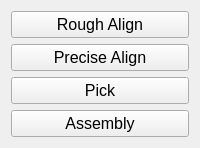
             <widget class="QWidget" name="ManualButtonsPage">
              <property name="styleSheet">
               <string notr="true"/>
              </property>
              <layout class="QVBoxLayout" name="verticalLayout_20">
               <item>
                <widget class="QPushButton" name="RoughAlignButton">
                 <property name="sizePolicy">
                  <sizepolicy hsizetype="Minimum" vsizetype="Preferred">
                   <horstretch>0</horstretch>
                   <verstretch>0</verstretch>
                  </sizepolicy>
                 </property>
                 <property name="font">
                  <font>
                   <pointsize>12</pointsize>
                  </font>
                 </property>
                 <property name="styleSheet">
                  <string notr="true"/>
                 </property>
                 <property name="text">
                  <string>Rough Align</string>
                 </property>
                 <property name="checkable">
                  <bool>false</bool>
                 </property>
                </widget>
               </item>
               <item>
                <widget class="QPushButton" name="PreciseAlignButton">
                 <property name="sizePolicy">
                  <sizepolicy hsizetype="Minimum" vsizetype="Preferred">
                   <horstretch>0</horstretch>
                   <verstretch>0</verstretch>
                  </sizepolicy>
                 </property>
                 <property name="font">
                  <font>
                   <pointsize>12</pointsize>
                  </font>
                 </property>
                 <property name="styleSheet">
                  <string notr="true"/>
                 </property>
                 <property name="text">
                  <string>Precise Align</string>
                 </property>
                </widget>
               </item>
               <item>
                <widget class="QPushButton" name="PickButton">
                 <property name="sizePolicy">
                  <sizepolicy hsizetype="Minimum" vsizetype="Preferred">
                   <horstretch>0</horstretch>
                   <verstretch>0</verstretch>
                  </sizepolicy>
                 </property>
                 <property name="font">
                  <font>
                   <pointsize>12</pointsize>
                  </font>
                 </property>
                 <property name="styleSheet">
                  <string notr="true"/>
                 </property>
                 <property name="text">
                  <string>Pick</string>
                 </property>
                </widget>
               </item>
               <item>
                <widget class="QPushButton" name="AssemblyButton">
                 <property name="sizePolicy">
                  <sizepolicy hsizetype="Minimum" vsizetype="Preferred">
                   <horstretch>0</horstretch>
                   <verstretch>0</verstretch>
                  </sizepolicy>
                 </property>
                 <property name="font">
                  <font>
                   <pointsize>12</pointsize>
                  </font>
                 </property>
                 <property name="styleSheet">
                  <string notr="true"/>
                 </property>
                 <property name="text">
                  <string>Assembly</string>
                 </property>
                </widget>
               </item>
              </layout>
             </widget>
